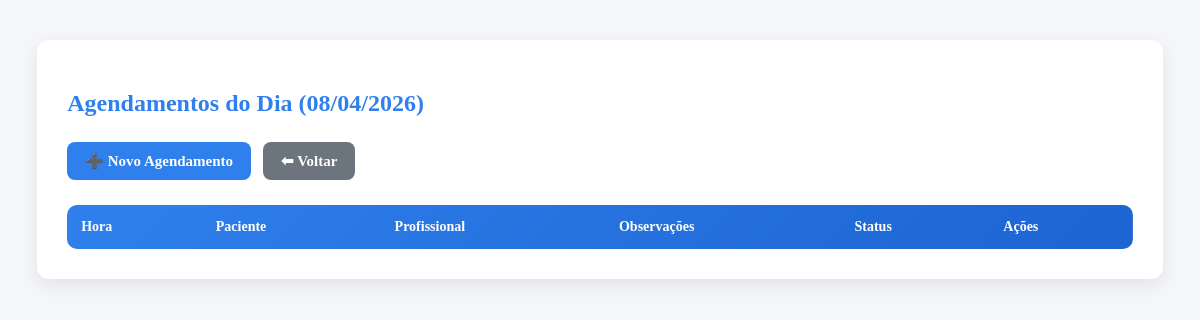
/agendamentos/agendamentos.php?data=2026-04-08, run on an earlier commit of the app's database.
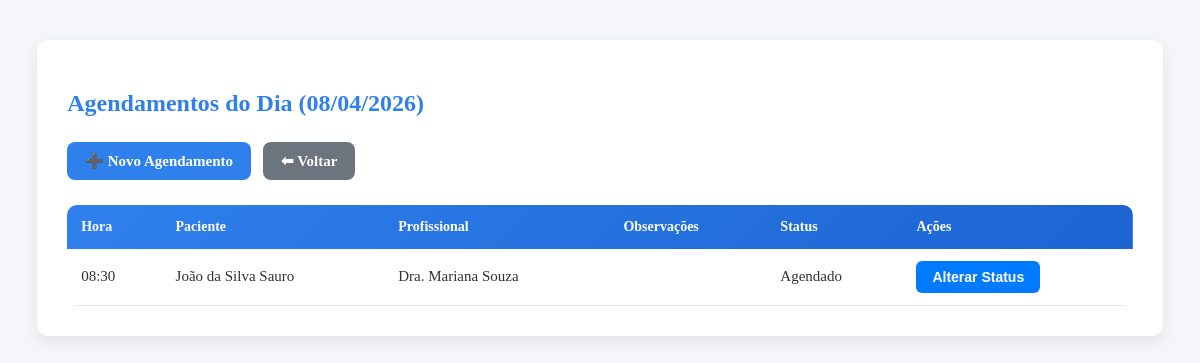
And on a later commit of the database.
### tables this page shows
CREATE TABLE agendamentos (
    id INTEGER PRIMARY KEY AUTOINCREMENT,
    paciente_id INTEGER NOT NULL,
    profissional_id INTEGER NOT NULL,
    data DATE NOT NULL,
    hora TIME NOT NULL,
    status TEXT NOT NULL,
    observacoes TEXT,

    FOREIGN KEY (paciente_id) REFERENCES pacientes(id),
    FOREIGN KEY (profissional_id) REFERENCES profissionais(id)
);

CREATE TABLE pacientes (
    id INTEGER PRIMARY KEY AUTOINCREMENT,
    nome TEXT NOT NULL,
    cpf TEXT UNIQUE,
    data_nascimento DATE,
    telefone TEXT,
    email TEXT,
    endereco TEXT,
    observacoes TEXT,
    created_at DATETIME DEFAULT CURRENT_TIMESTAMP
, ativo INTEGER DEFAULT 1);

CREATE TABLE profissionais (
    id INTEGER PRIMARY KEY AUTOINCREMENT,
    nome TEXT NOT NULL,
    cro TEXT UNIQUE,
    especialidade TEXT,
    telefone TEXT,
    ativo INTEGER DEFAULT 1
);

### agendamentos/controller.php (called while the page is built, shortened)
<?php
function listarAgendamentosPorData($db, $data) {
    $sql = "
        SELECT
            a.id,
            a.hora,
            p.nome AS paciente,
            pr.nome AS profissional,
            a.observacoes,
            a.status
        FROM agendamentos a
        JOIN pacientes p ON a.paciente_id = p.id
        JOIN profissionais pr ON a.profissional_id = pr.id
        WHERE a.data = :data AND a.status IN ('Agendado', 'Confirmado')
        ORDER BY a.hora
    ";
    $stmt = $db->prepare($sql);
    $stmt->execute([':data' => $data]);
    return $stmt->fetchAll(PDO::FETCH_ASSOC);
}

### agendamentos/agendamentos.php (the view, shortened to what this page needs)
<?php
require_once 'controller.php';
$dataSelecionada = $_GET['data'] ?? date('Y-m-d');
$agendamentos = listarAgendamentosPorData($db, $dataSelecionada);
?>
<!DOCTYPE html>
<html lang="pt-br">
    <head>
        <link rel="stylesheet" href="../assets/css/style-agendamentos.css">
    </head>
    <body id="agendamentos-page">
        <div class="agendamentos-container">
            <h2 class="agendamentos-title">
                Agendamentos do Dia (<?= date('d/m/Y', strtotime($dataSelecionada)) ?>)
            </h2>
            <div class="agendamentos-menu">
                <a href="novo.php?data=<?= $dataSelecionada ?>" class="agendamentos-btn">➕ Novo Agendamento</a>
                <a href="calendario.php" class="agendamentos-btn-sec">⬅ Voltar</a>
            </div>
            <div class="agendamentos-table-wrapper">
                <table class="agendamentos-table">
                    <thead>
                        <tr>
                            <th>Hora</th>
                            <th>Paciente</th>
                            <th>Profissional</th>
                            <th>Observações</th>
                            <th>Status</th>
                            <th>Ações</th>
                        </tr>
                    </thead>
                    <tbody>
                        <?php foreach ($agendamentos as $a): ?>
                        <tr>
                            <td><?= htmlspecialchars($a['hora']) ?></td>
                            <td><?= htmlspecialchars($a['paciente']) ?></td>
                            <td><?= htmlspecialchars($a['profissional']) ?></td>
                            <td><?= htmlspecialchars($a['observacoes']) ?></td>
                            <td><?= htmlspecialchars($a['status']) ?></td>
                            <td>
                                <button
                                    type="button"
                                    class="abrir-modal"
                                    data-id="<?= $a['id'] ?>"
                                    data-nome="<?= htmlspecialchars($a['paciente']) ?>">
                                    Alterar Status
                                </button>
                            </td>
                        </tr>
                        <?php endforeach; ?>
                    </tbody>
                </table>
            </div>
        </div>
    </body>
</html>

### assets/css/style-agendamentos.css (style rules this page uses)
#agendamentos-page { background-color: #f4f6f9; color: #2d3436; font-size: 15px; }
#agendamentos-page .agendamentos-container { width: 90%; max-width: 1100px; margin: 40px auto; background: #ffffff; padding: 30px; border-radius: 12px; box-shadow: 0 6px 18px rgba(0,0,0,0.08); }
#agendamentos-page .agendamentos-title { font-size: 24px; margin-bottom: 25px; color: #2f80ed; font-weight: 600; }
#agendamentos-page .agendamentos-menu { display: flex; gap: 12px; margin-bottom: 25px; flex-wrap: wrap; }
#agendamentos-page .agendamentos-btn, #agendamentos-page .agendamentos-btn-sec { background: #2f80ed; text-decoration: none; color: #fff; padding: 10px 18px; border-radius: 8px; font-weight: bold; transition: 0.3s ease; display: inline-block; }
#agendamentos-page .agendamentos-btn-sec { background: #6c757d; }
#agendamentos-page .agendamentos-table-wrapper { overflow-x: auto; }
#agendamentos-page .agendamentos-table { width: 100%; border-collapse: collapse; border-radius: 10px; overflow: hidden; }
#agendamentos-page .agendamentos-table thead { background: linear-gradient(135deg, #2f80ed, #1c64d1); }
#agendamentos-page .agendamentos-table th { padding: 14px; text-align: left; color: #ffffff; font-weight: 600; font-size: 14px; }
#agendamentos-page .agendamentos-table td { padding: 12px 14px; border-bottom: 1px solid #e6e6e6; }
.abrir-modal { padding: 8px 16px; background: #007BFF; color: #fff; border: none; border-radius: 6px; cursor: pointer; font-size: 14px; font-weight: 600; transition: background 0.3s, transform 0.2s; }

What changed in the data, as far as the page shows it:
added agendamentos: hora "08:30", paciente.nome "João da Silva Sauro", profissional.nome "Dra. Mariana Souza", status "Agendado"
